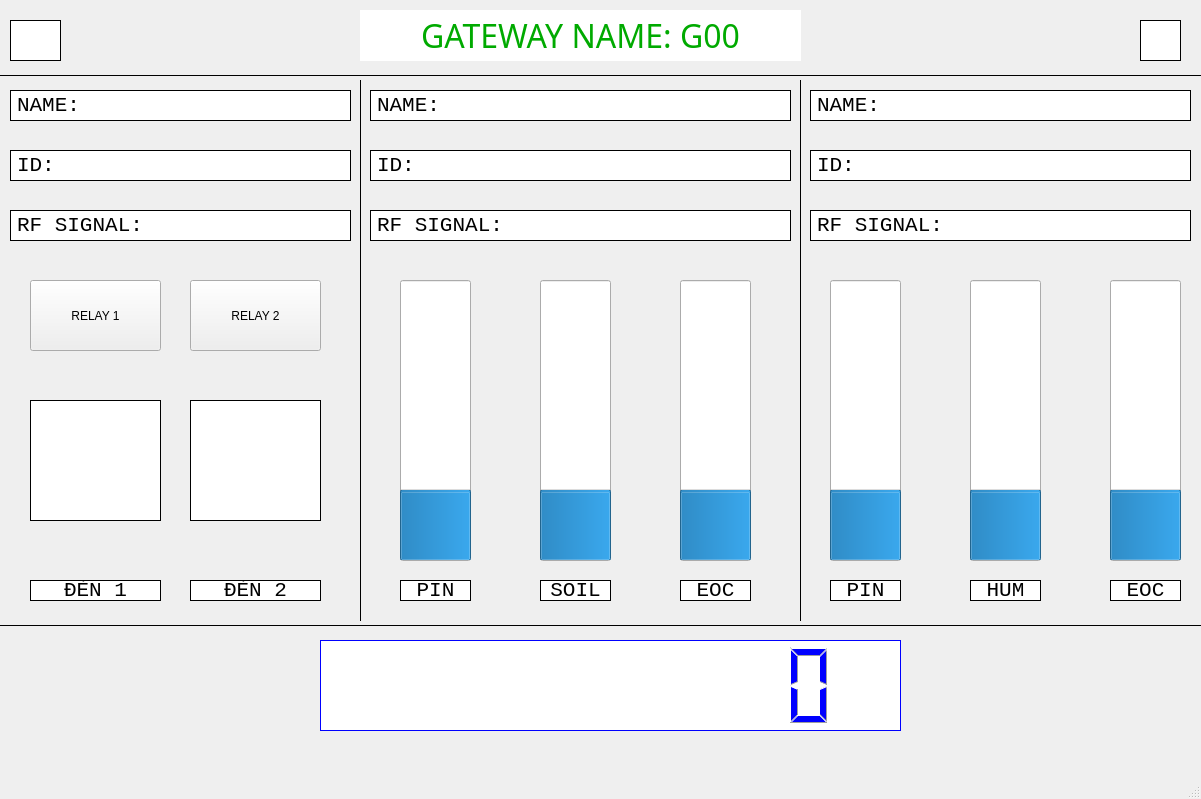
<?xml version="1.0" encoding="UTF-8"?>
<ui version="4.0">
 <class>MainWindow</class>
 <widget class="QMainWindow" name="MainWindow">
  <property name="geometry">
   <rect>
    <x>0</x>
    <y>0</y>
    <width>1201</width>
    <height>799</height>
   </rect>
  </property>
  <property name="minimumSize">
   <size>
    <width>1201</width>
    <height>799</height>
   </size>
  </property>
  <property name="maximumSize">
   <size>
    <width>1201</width>
    <height>799</height>
   </size>
  </property>
  <property name="windowTitle">
   <string>MainWindow</string>
  </property>
  <widget class="QWidget" name="centralwidget">
   <widget class="Line" name="line">
    <property name="geometry">
     <rect>
      <x>0</x>
      <y>60</y>
      <width>1201</width>
      <height>31</height>
     </rect>
    </property>
    <property name="frameShadow">
     <enum>QFrame::Plain</enum>
    </property>
    <property name="orientation">
     <enum>Qt::Horizontal</enum>
    </property>
   </widget>
   <widget class="Line" name="line_2">
    <property name="geometry">
     <rect>
      <x>0</x>
      <y>610</y>
      <width>1201</width>
      <height>31</height>
     </rect>
    </property>
    <property name="frameShadow">
     <enum>QFrame::Plain</enum>
    </property>
    <property name="orientation">
     <enum>Qt::Horizontal</enum>
    </property>
   </widget>
   <widget class="Line" name="line_3">
    <property name="geometry">
     <rect>
      <x>350</x>
      <y>80</y>
      <width>21</width>
      <height>541</height>
     </rect>
    </property>
    <property name="frameShadow">
     <enum>QFrame::Plain</enum>
    </property>
    <property name="orientation">
     <enum>Qt::Vertical</enum>
    </property>
   </widget>
   <widget class="Line" name="line_4">
    <property name="geometry">
     <rect>
      <x>790</x>
      <y>80</y>
      <width>21</width>
      <height>541</height>
     </rect>
    </property>
    <property name="frameShadow">
     <enum>QFrame::Plain</enum>
    </property>
    <property name="orientation">
     <enum>Qt::Vertical</enum>
    </property>
   </widget>
   <widget class="QLabel" name="label">
    <property name="geometry">
     <rect>
      <x>360</x>
      <y>10</y>
      <width>441</width>
      <height>51</height>
     </rect>
    </property>
    <property name="font">
     <font>
      <family>Segoe Print</family>
      <pointsize>24</pointsize>
      <weight>50</weight>
      <italic>false</italic>
      <bold>false</bold>
     </font>
    </property>
    <property name="styleSheet">
     <string notr="true">background-color: rgb(255, 255, 255);
color: rgb(0, 170, 0);
font: 24pt &quot;Segoe Print&quot;;</string>
    </property>
    <property name="text">
     <string>GATEWAY NAME: G00</string>
    </property>
    <property name="alignment">
     <set>Qt::AlignCenter</set>
    </property>
   </widget>
   <widget class="QLabel" name="lbl_1_name">
    <property name="geometry">
     <rect>
      <x>10</x>
      <y>90</y>
      <width>341</width>
      <height>31</height>
     </rect>
    </property>
    <property name="font">
     <font>
      <family>Courier New</family>
      <pointsize>16</pointsize>
     </font>
    </property>
    <property name="styleSheet">
     <string notr="true">background-color: rgb(255, 255, 255);</string>
    </property>
    <property name="frameShape">
     <enum>QFrame::Box</enum>
    </property>
    <property name="text">
     <string>NAME:</string>
    </property>
    <property name="alignment">
     <set>Qt::AlignLeading|Qt::AlignLeft|Qt::AlignVCenter</set>
    </property>
   </widget>
   <widget class="QLabel" name="lbl_1_id">
    <property name="geometry">
     <rect>
      <x>10</x>
      <y>150</y>
      <width>341</width>
      <height>31</height>
     </rect>
    </property>
    <property name="font">
     <font>
      <family>Courier New</family>
      <pointsize>16</pointsize>
     </font>
    </property>
    <property name="styleSheet">
     <string notr="true">background-color: rgb(255, 255, 255);</string>
    </property>
    <property name="frameShape">
     <enum>QFrame::Box</enum>
    </property>
    <property name="text">
     <string>ID:</string>
    </property>
    <property name="alignment">
     <set>Qt::AlignLeading|Qt::AlignLeft|Qt::AlignVCenter</set>
    </property>
   </widget>
   <widget class="QLabel" name="lbl_1_rf">
    <property name="geometry">
     <rect>
      <x>10</x>
      <y>210</y>
      <width>341</width>
      <height>31</height>
     </rect>
    </property>
    <property name="font">
     <font>
      <family>Courier New</family>
      <pointsize>16</pointsize>
     </font>
    </property>
    <property name="styleSheet">
     <string notr="true">background-color: rgb(255, 255, 255);</string>
    </property>
    <property name="frameShape">
     <enum>QFrame::Box</enum>
    </property>
    <property name="text">
     <string>RF SIGNAL:</string>
    </property>
    <property name="alignment">
     <set>Qt::AlignLeading|Qt::AlignLeft|Qt::AlignVCenter</set>
    </property>
   </widget>
   <widget class="QPushButton" name="btn_rl1">
    <property name="geometry">
     <rect>
      <x>30</x>
      <y>280</y>
      <width>131</width>
      <height>71</height>
     </rect>
    </property>
    <property name="styleSheet">
     <string notr="true">font: 14pt &quot;Courier New&quot;;</string>
    </property>
    <property name="text">
     <string>RELAY 1</string>
    </property>
   </widget>
   <widget class="QLabel" name="img_2">
    <property name="geometry">
     <rect>
      <x>190</x>
      <y>400</y>
      <width>131</width>
      <height>121</height>
     </rect>
    </property>
    <property name="font">
     <font>
      <family>Courier New</family>
      <pointsize>16</pointsize>
     </font>
    </property>
    <property name="styleSheet">
     <string notr="true">background-color: rgb(255, 255, 255);</string>
    </property>
    <property name="frameShape">
     <enum>QFrame::Box</enum>
    </property>
    <property name="text">
     <string/>
    </property>
    <property name="pixmap">
     <pixmap>../icons/RL1_on.png</pixmap>
    </property>
    <property name="scaledContents">
     <bool>true</bool>
    </property>
    <property name="alignment">
     <set>Qt::AlignCenter</set>
    </property>
   </widget>
   <widget class="QLabel" name="img_1">
    <property name="geometry">
     <rect>
      <x>30</x>
      <y>400</y>
      <width>131</width>
      <height>121</height>
     </rect>
    </property>
    <property name="font">
     <font>
      <family>Courier New</family>
      <pointsize>16</pointsize>
     </font>
    </property>
    <property name="styleSheet">
     <string notr="true">background-color: rgb(255, 255, 255);</string>
    </property>
    <property name="frameShape">
     <enum>QFrame::Box</enum>
    </property>
    <property name="frameShadow">
     <enum>QFrame::Plain</enum>
    </property>
    <property name="text">
     <string/>
    </property>
    <property name="pixmap">
     <pixmap>../icons/RL1_off.png</pixmap>
    </property>
    <property name="scaledContents">
     <bool>true</bool>
    </property>
    <property name="alignment">
     <set>Qt::AlignCenter</set>
    </property>
   </widget>
   <widget class="QProgressBar" name="progressBar_2_pin">
    <property name="geometry">
     <rect>
      <x>400</x>
      <y>280</y>
      <width>71</width>
      <height>281</height>
     </rect>
    </property>
    <property name="value">
     <number>24</number>
    </property>
    <property name="alignment">
     <set>Qt::AlignCenter</set>
    </property>
    <property name="orientation">
     <enum>Qt::Vertical</enum>
    </property>
   </widget>
   <widget class="QProgressBar" name="progressBar_2_soil">
    <property name="geometry">
     <rect>
      <x>540</x>
      <y>280</y>
      <width>71</width>
      <height>281</height>
     </rect>
    </property>
    <property name="value">
     <number>24</number>
    </property>
    <property name="alignment">
     <set>Qt::AlignCenter</set>
    </property>
    <property name="orientation">
     <enum>Qt::Vertical</enum>
    </property>
   </widget>
   <widget class="QProgressBar" name="progressBar2eoc">
    <property name="geometry">
     <rect>
      <x>680</x>
      <y>280</y>
      <width>71</width>
      <height>281</height>
     </rect>
    </property>
    <property name="value">
     <number>24</number>
    </property>
    <property name="alignment">
     <set>Qt::AlignCenter</set>
    </property>
    <property name="orientation">
     <enum>Qt::Vertical</enum>
    </property>
   </widget>
   <widget class="QProgressBar" name="progressBar_3_hum">
    <property name="geometry">
     <rect>
      <x>970</x>
      <y>280</y>
      <width>71</width>
      <height>281</height>
     </rect>
    </property>
    <property name="value">
     <number>24</number>
    </property>
    <property name="alignment">
     <set>Qt::AlignCenter</set>
    </property>
    <property name="orientation">
     <enum>Qt::Vertical</enum>
    </property>
   </widget>
   <widget class="QProgressBar" name="progressBar_3_pin">
    <property name="geometry">
     <rect>
      <x>830</x>
      <y>280</y>
      <width>71</width>
      <height>281</height>
     </rect>
    </property>
    <property name="value">
     <number>24</number>
    </property>
    <property name="alignment">
     <set>Qt::AlignCenter</set>
    </property>
    <property name="orientation">
     <enum>Qt::Vertical</enum>
    </property>
   </widget>
   <widget class="QProgressBar" name="progressBar_3_eoc">
    <property name="geometry">
     <rect>
      <x>1110</x>
      <y>280</y>
      <width>71</width>
      <height>281</height>
     </rect>
    </property>
    <property name="value">
     <number>24</number>
    </property>
    <property name="alignment">
     <set>Qt::AlignCenter</set>
    </property>
    <property name="orientation">
     <enum>Qt::Vertical</enum>
    </property>
   </widget>
   <widget class="QLCDNumber" name="lcdNumber">
    <property name="geometry">
     <rect>
      <x>320</x>
      <y>640</y>
      <width>581</width>
      <height>91</height>
     </rect>
    </property>
    <property name="font">
     <font>
      <family>Courier New</family>
      <pointsize>16</pointsize>
     </font>
    </property>
    <property name="styleSheet">
     <string notr="true">color: rgb(0, 0, 255);
background-color: rgb(255, 255, 255);</string>
    </property>
    <property name="frameShadow">
     <enum>QFrame::Plain</enum>
    </property>
    <property name="lineWidth">
     <number>1</number>
    </property>
    <property name="smallDecimalPoint">
     <bool>false</bool>
    </property>
    <property name="digitCount">
     <number>10</number>
    </property>
   </widget>
   <widget class="QPushButton" name="btn_rl2">
    <property name="geometry">
     <rect>
      <x>190</x>
      <y>280</y>
      <width>131</width>
      <height>71</height>
     </rect>
    </property>
    <property name="styleSheet">
     <string notr="true">font: 14pt &quot;Courier New&quot;;</string>
    </property>
    <property name="text">
     <string>RELAY 2</string>
    </property>
   </widget>
   <widget class="QLabel" name="label_13">
    <property name="geometry">
     <rect>
      <x>30</x>
      <y>580</y>
      <width>131</width>
      <height>21</height>
     </rect>
    </property>
    <property name="font">
     <font>
      <family>Courier New</family>
      <pointsize>16</pointsize>
     </font>
    </property>
    <property name="styleSheet">
     <string notr="true">background-color: rgb(255, 255, 255);</string>
    </property>
    <property name="frameShape">
     <enum>QFrame::Box</enum>
    </property>
    <property name="text">
     <string>ĐÈN 1</string>
    </property>
    <property name="alignment">
     <set>Qt::AlignCenter</set>
    </property>
   </widget>
   <widget class="QLabel" name="label_14">
    <property name="geometry">
     <rect>
      <x>190</x>
      <y>580</y>
      <width>131</width>
      <height>21</height>
     </rect>
    </property>
    <property name="font">
     <font>
      <family>Courier New</family>
      <pointsize>16</pointsize>
     </font>
    </property>
    <property name="styleSheet">
     <string notr="true">background-color: rgb(255, 255, 255);</string>
    </property>
    <property name="frameShape">
     <enum>QFrame::Box</enum>
    </property>
    <property name="text">
     <string>ĐÈN 2</string>
    </property>
    <property name="alignment">
     <set>Qt::AlignCenter</set>
    </property>
   </widget>
   <widget class="QLabel" name="label_15">
    <property name="geometry">
     <rect>
      <x>400</x>
      <y>580</y>
      <width>71</width>
      <height>21</height>
     </rect>
    </property>
    <property name="font">
     <font>
      <family>Courier New</family>
      <pointsize>16</pointsize>
     </font>
    </property>
    <property name="styleSheet">
     <string notr="true">background-color: rgb(255, 255, 255);</string>
    </property>
    <property name="frameShape">
     <enum>QFrame::Box</enum>
    </property>
    <property name="text">
     <string>PIN</string>
    </property>
    <property name="alignment">
     <set>Qt::AlignCenter</set>
    </property>
   </widget>
   <widget class="QLabel" name="label_16">
    <property name="geometry">
     <rect>
      <x>540</x>
      <y>580</y>
      <width>71</width>
      <height>21</height>
     </rect>
    </property>
    <property name="font">
     <font>
      <family>Courier New</family>
      <pointsize>16</pointsize>
     </font>
    </property>
    <property name="styleSheet">
     <string notr="true">background-color: rgb(255, 255, 255);</string>
    </property>
    <property name="frameShape">
     <enum>QFrame::Box</enum>
    </property>
    <property name="text">
     <string>SOIL</string>
    </property>
    <property name="alignment">
     <set>Qt::AlignCenter</set>
    </property>
   </widget>
   <widget class="QLabel" name="label_17">
    <property name="geometry">
     <rect>
      <x>680</x>
      <y>580</y>
      <width>71</width>
      <height>21</height>
     </rect>
    </property>
    <property name="font">
     <font>
      <family>Courier New</family>
      <pointsize>16</pointsize>
     </font>
    </property>
    <property name="styleSheet">
     <string notr="true">background-color: rgb(255, 255, 255);</string>
    </property>
    <property name="frameShape">
     <enum>QFrame::Box</enum>
    </property>
    <property name="text">
     <string>EOC</string>
    </property>
    <property name="alignment">
     <set>Qt::AlignCenter</set>
    </property>
   </widget>
   <widget class="QLabel" name="label_18">
    <property name="geometry">
     <rect>
      <x>1110</x>
      <y>580</y>
      <width>71</width>
      <height>21</height>
     </rect>
    </property>
    <property name="font">
     <font>
      <family>Courier New</family>
      <pointsize>16</pointsize>
     </font>
    </property>
    <property name="styleSheet">
     <string notr="true">background-color: rgb(255, 255, 255);</string>
    </property>
    <property name="frameShape">
     <enum>QFrame::Box</enum>
    </property>
    <property name="text">
     <string>EOC</string>
    </property>
    <property name="alignment">
     <set>Qt::AlignCenter</set>
    </property>
   </widget>
   <widget class="QLabel" name="label_19">
    <property name="geometry">
     <rect>
      <x>830</x>
      <y>580</y>
      <width>71</width>
      <height>21</height>
     </rect>
    </property>
    <property name="font">
     <font>
      <family>Courier New</family>
      <pointsize>16</pointsize>
     </font>
    </property>
    <property name="styleSheet">
     <string notr="true">background-color: rgb(255, 255, 255);</string>
    </property>
    <property name="frameShape">
     <enum>QFrame::Box</enum>
    </property>
    <property name="text">
     <string>PIN</string>
    </property>
    <property name="alignment">
     <set>Qt::AlignCenter</set>
    </property>
   </widget>
   <widget class="QLabel" name="label_20">
    <property name="geometry">
     <rect>
      <x>970</x>
      <y>580</y>
      <width>71</width>
      <height>21</height>
     </rect>
    </property>
    <property name="font">
     <font>
      <family>Courier New</family>
      <pointsize>16</pointsize>
     </font>
    </property>
    <property name="styleSheet">
     <string notr="true">background-color: rgb(255, 255, 255);</string>
    </property>
    <property name="frameShape">
     <enum>QFrame::Box</enum>
    </property>
    <property name="text">
     <string>HUM</string>
    </property>
    <property name="alignment">
     <set>Qt::AlignCenter</set>
    </property>
   </widget>
   <widget class="QLabel" name="img_internet">
    <property name="geometry">
     <rect>
      <x>1140</x>
      <y>20</y>
      <width>41</width>
      <height>41</height>
     </rect>
    </property>
    <property name="font">
     <font>
      <family>Courier New</family>
      <pointsize>16</pointsize>
     </font>
    </property>
    <property name="styleSheet">
     <string notr="true">background-color: rgb(255, 255, 255);</string>
    </property>
    <property name="frameShape">
     <enum>QFrame::Box</enum>
    </property>
    <property name="frameShadow">
     <enum>QFrame::Plain</enum>
    </property>
    <property name="text">
     <string/>
    </property>
    <property name="pixmap">
     <pixmap>../icons/on_icon_network.png</pixmap>
    </property>
    <property name="scaledContents">
     <bool>true</bool>
    </property>
    <property name="alignment">
     <set>Qt::AlignCenter</set>
    </property>
   </widget>
   <widget class="QLabel" name="label_22">
    <property name="geometry">
     <rect>
      <x>10</x>
      <y>20</y>
      <width>51</width>
      <height>41</height>
     </rect>
    </property>
    <property name="font">
     <font>
      <family>Courier New</family>
      <pointsize>16</pointsize>
     </font>
    </property>
    <property name="styleSheet">
     <string notr="true">background-color: rgb(255, 255, 255);</string>
    </property>
    <property name="frameShape">
     <enum>QFrame::Box</enum>
    </property>
    <property name="frameShadow">
     <enum>QFrame::Plain</enum>
    </property>
    <property name="text">
     <string/>
    </property>
    <property name="pixmap">
     <pixmap>../icons/off_icon_networt.png</pixmap>
    </property>
    <property name="scaledContents">
     <bool>true</bool>
    </property>
    <property name="alignment">
     <set>Qt::AlignCenter</set>
    </property>
   </widget>
   <widget class="QLabel" name="lb_2_id">
    <property name="geometry">
     <rect>
      <x>370</x>
      <y>150</y>
      <width>421</width>
      <height>31</height>
     </rect>
    </property>
    <property name="font">
     <font>
      <family>Courier New</family>
      <pointsize>16</pointsize>
     </font>
    </property>
    <property name="styleSheet">
     <string notr="true">background-color: rgb(255, 255, 255);</string>
    </property>
    <property name="frameShape">
     <enum>QFrame::Box</enum>
    </property>
    <property name="text">
     <string>ID:</string>
    </property>
    <property name="alignment">
     <set>Qt::AlignLeading|Qt::AlignLeft|Qt::AlignVCenter</set>
    </property>
   </widget>
   <widget class="QLabel" name="lbl_2_rf">
    <property name="geometry">
     <rect>
      <x>370</x>
      <y>210</y>
      <width>421</width>
      <height>31</height>
     </rect>
    </property>
    <property name="font">
     <font>
      <family>Courier New</family>
      <pointsize>16</pointsize>
     </font>
    </property>
    <property name="styleSheet">
     <string notr="true">background-color: rgb(255, 255, 255);</string>
    </property>
    <property name="frameShape">
     <enum>QFrame::Box</enum>
    </property>
    <property name="text">
     <string>RF SIGNAL:</string>
    </property>
    <property name="alignment">
     <set>Qt::AlignLeading|Qt::AlignLeft|Qt::AlignVCenter</set>
    </property>
   </widget>
   <widget class="QLabel" name="lbl_2_name">
    <property name="geometry">
     <rect>
      <x>370</x>
      <y>90</y>
      <width>421</width>
      <height>31</height>
     </rect>
    </property>
    <property name="font">
     <font>
      <family>Courier New</family>
      <pointsize>16</pointsize>
     </font>
    </property>
    <property name="styleSheet">
     <string notr="true">background-color: rgb(255, 255, 255);</string>
    </property>
    <property name="frameShape">
     <enum>QFrame::Box</enum>
    </property>
    <property name="text">
     <string>NAME:</string>
    </property>
    <property name="alignment">
     <set>Qt::AlignLeading|Qt::AlignLeft|Qt::AlignVCenter</set>
    </property>
   </widget>
   <widget class="QLabel" name="lbl_3_id">
    <property name="geometry">
     <rect>
      <x>810</x>
      <y>150</y>
      <width>381</width>
      <height>31</height>
     </rect>
    </property>
    <property name="font">
     <font>
      <family>Courier New</family>
      <pointsize>16</pointsize>
     </font>
    </property>
    <property name="styleSheet">
     <string notr="true">background-color: rgb(255, 255, 255);</string>
    </property>
    <property name="frameShape">
     <enum>QFrame::Box</enum>
    </property>
    <property name="text">
     <string>ID:</string>
    </property>
    <property name="alignment">
     <set>Qt::AlignLeading|Qt::AlignLeft|Qt::AlignVCenter</set>
    </property>
   </widget>
   <widget class="QLabel" name="lbl_3_rf">
    <property name="geometry">
     <rect>
      <x>810</x>
      <y>210</y>
      <width>381</width>
      <height>31</height>
     </rect>
    </property>
    <property name="font">
     <font>
      <family>Courier New</family>
      <pointsize>16</pointsize>
     </font>
    </property>
    <property name="styleSheet">
     <string notr="true">background-color: rgb(255, 255, 255);</string>
    </property>
    <property name="frameShape">
     <enum>QFrame::Box</enum>
    </property>
    <property name="text">
     <string>RF SIGNAL:</string>
    </property>
    <property name="alignment">
     <set>Qt::AlignLeading|Qt::AlignLeft|Qt::AlignVCenter</set>
    </property>
   </widget>
   <widget class="QLabel" name="lbl_3_name">
    <property name="geometry">
     <rect>
      <x>810</x>
      <y>90</y>
      <width>381</width>
      <height>31</height>
     </rect>
    </property>
    <property name="font">
     <font>
      <family>Courier New</family>
      <pointsize>16</pointsize>
     </font>
    </property>
    <property name="styleSheet">
     <string notr="true">background-color: rgb(255, 255, 255);</string>
    </property>
    <property name="frameShape">
     <enum>QFrame::Box</enum>
    </property>
    <property name="text">
     <string>NAME:</string>
    </property>
    <property name="alignment">
     <set>Qt::AlignLeading|Qt::AlignLeft|Qt::AlignVCenter</set>
    </property>
   </widget>
  </widget>
  <widget class="QStatusBar" name="statusbar"/>
 </widget>
 <resources/>
 <connections/>
</ui>
